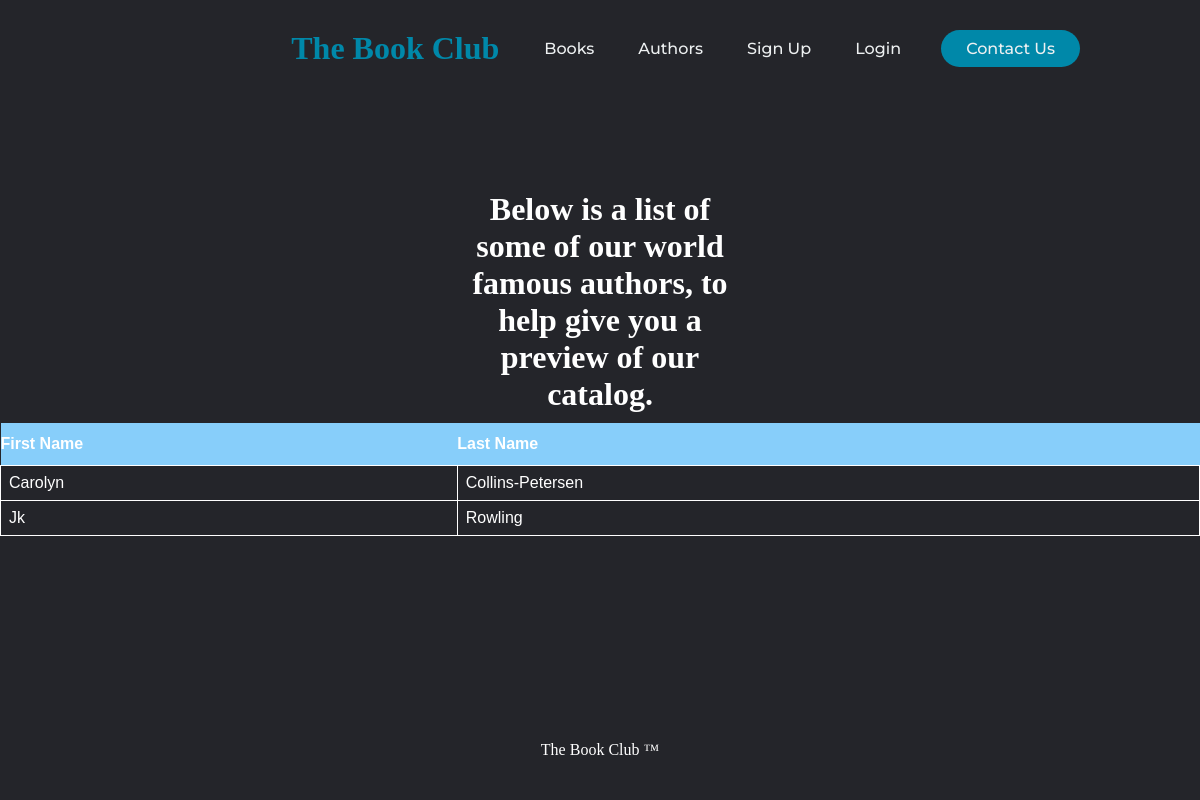
Screenshot of /authors/ with the database file from the repository.
### library/models.py (models this page shows, shortened)
class Author (models.Model):
    first_name = models.CharField (max_length=50, db_index=True)
    last_name = models.CharField (max_length=50, db_index=True)
    slug = models.SlugField (max_length=200, db_index=True)
    favorite = models.BooleanField(default=False)
    class Meta:
        ordering = ('last_name',)
        index_together = (('id', 'slug'),)

### library/views.py (the view)
# urls.py: path('authors/', views.author_list, name='author_list')
def author_list(request):
    authors = Author.objects.values('first_name', 'last_name').distinct()
    return render (request,
                   'library/author/authorList.html',
                   {
                       'authors': authors
                   })

### library/templates/library/author/authorList.html (shortened to what this page needs)
{% extends "home.html" %}
{% load static %}
{% block content %}
    <div class="Banner">
    <h1>Below is a list of some of our world famous authors, to help give you a preview of our catalog.</h1>
    </div>
    <table class="listings">
    <th>First Name</th>
    <th>Last Name</th>
    {% for author in authors %}
        <tr>
        <td>{{ author.first_name }}</td>
        <td>{{ author.last_name }}</td>
        </tr>
    {% endfor %}
    </table>
{% endblock %}

### library/static/css/styles.css (style rules this page uses)
body { color: white; }
.listings { color: white; font-family: Arial, Helvetica, sans-serif; border-collapse: collapse; margin: auto; width: 100%; }
.listings td, #bookListing th { border: 1px solid white; padding: 8px; }
.listings tr:nth-child(even) { background-color: #f2f2f2; }
.listings th { padding-top: 12px; padding-bottom: 12px; text-align: left; background-color: lightskyblue; color: white; }
.Banner { color: white; margin: 7% auto auto; width: 25%; padding: 10px; text-align: center; }
* { box-sizing: border-box; margin: 0; padding: 0; background-color: #24252a; }

### rows the page displays
Author: first_name "Carolyn", last_name "Collins-Petersen"
Author: first_name "Jk", last_name "Rowling"
